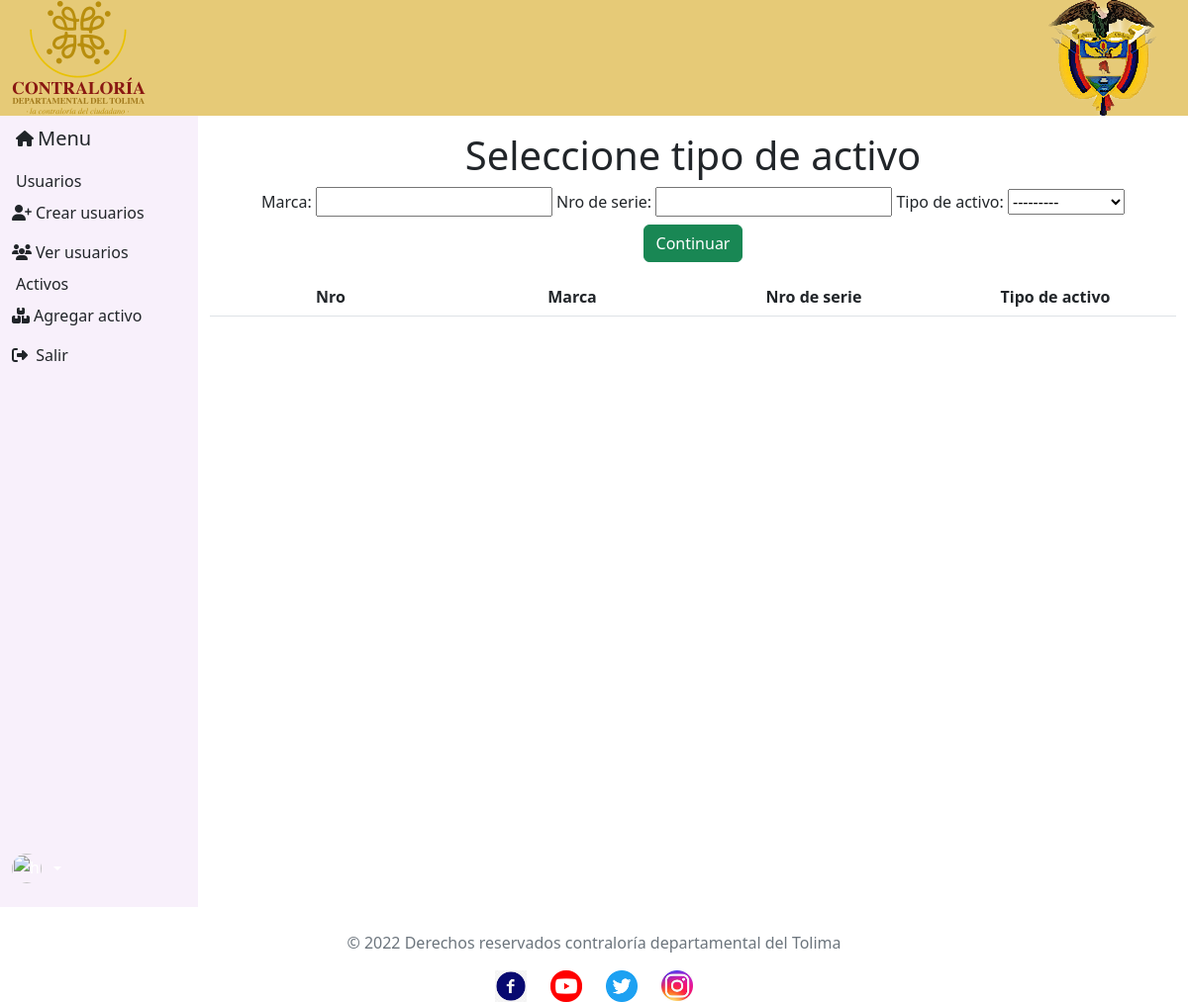
The page /activo/activo/ on the database as committed earlier.
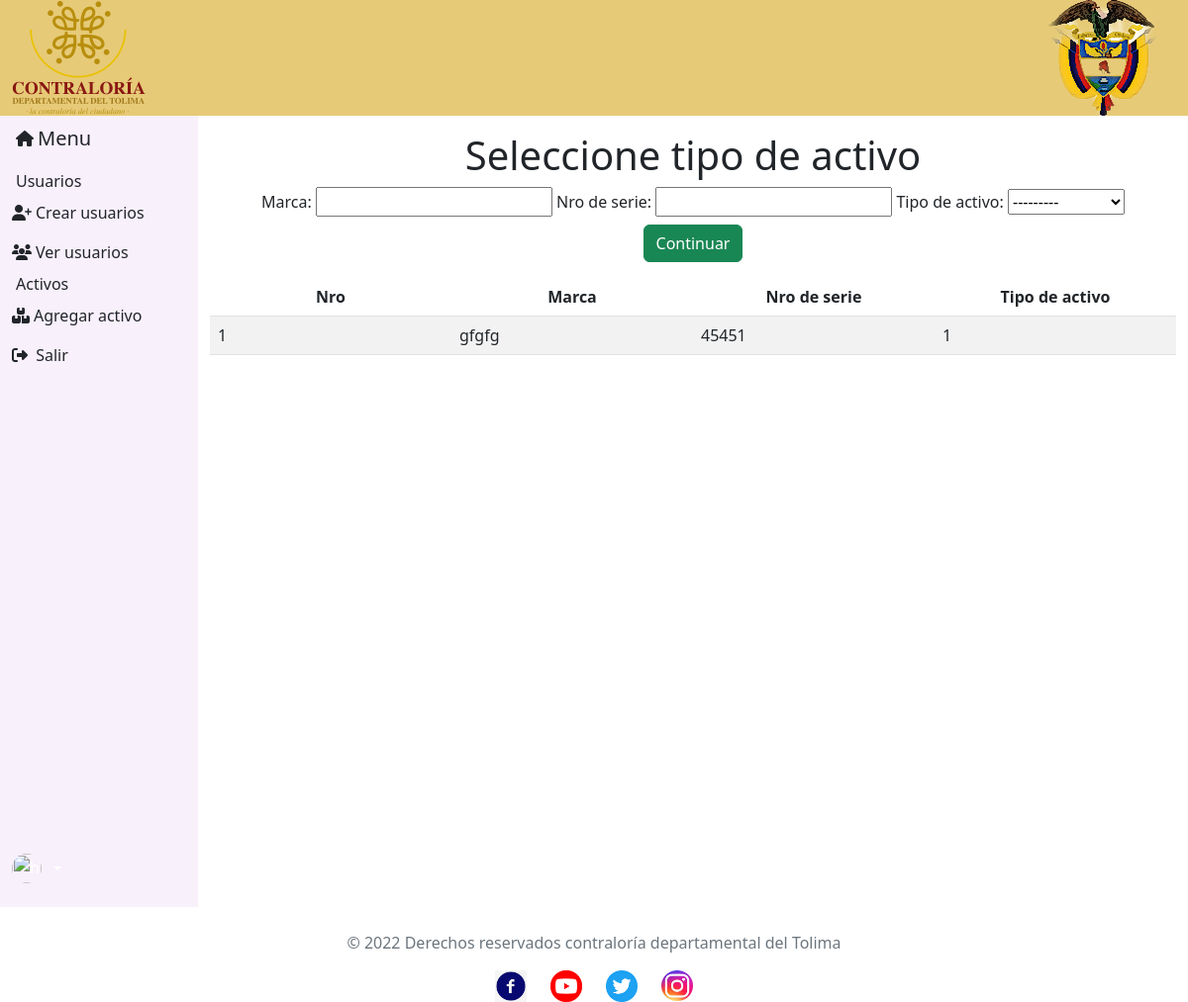
The same page on the database as committed later.
### activo/models.py (models this page shows)
class TipoActivo(models.Model):
    marca = models.CharField(max_length =50, null=False, blank=False, verbose_name= "marca")
    serie = models.CharField(max_length=30, null=False, blank=False, unique=True,verbose_name= "Nro de serie")
    class Activo(models.TextChoices):
        computador = '0', _('Computador')
        impresora = '1', _('Impresora')
    tipo_activo= models.CharField(max_length=1, choices=Activo.choices, verbose_name="Tipo de activo")

### activo/views.py (the view)
# urls.py: path('activo/', registrar_activo, name='activo'),
def registrar_activo(request):
    titulo="Registrar activo"
    form= TipoActivoForm()
    activos= TipoActivo.objects.all
    context={
        'titulo':titulo,
        'form': form,
        'activos':activos,
    }
    if request.method == 'POST':
        form = TipoActivoForm(request.POST)
        activo = form.save(commit=False)
        activo.save()
        return render(request, 'activo/activo.html',context)
    else:
        return render(request, 'activo/activo.html',context)

### activo/forms.py
class TipoActivoForm(forms.ModelForm):
    class Meta:
        model = TipoActivo
        fields = '__all__'

### core/templates/activo/activo.html (shortened to what this page needs)
{% extends 'partials/body.html' %}
{% block content %}
<link rel="stylesheet" href="https://cdn.datatables.net/responsive/2.4.1/css/responsive.bootstrap5.min.css">
<link rel="stylesheet" href="https://cdn.datatables.net/1.13.4/css/dataTables.bootstrap5.min.css">
<link rel="stylesheet" href="https://cdnjs.cloudflare.com/ajax/libs/twitter-bootstrap/5.2.0/css/bootstrap.min.css">
    {% load crispy_forms_tags %}
<div class="container">
  <div class="row">
    <div class="col-md-12">
      <h1>Seleccione tipo de activo</h1>
        <form  method="POST">
          {{form}}
          <button class="btn btn-success mt-2">Continuar</button>
        </form>
    </div>
  </div>
</div>
<table id="activos" class="table table-striped" style="width:100%">
  <thead>
      <div class="row">
        <tr>
          <th class="col-sm-3 col-3 mt-2 d-flex-inline text-center" scope=col>Nro</th>
          <th class="col-sm-3 col-3 mt-2 d-flex-inline text-center" scope="col"> Marca</th>
          <th class="col-sm-3 col-3 mt-2 d-flex-inline text-center" scope="col">Nro de serie</th>
          <th class="col-sm-3 col-3 mt-2 d-flex-inline text-center" hscope="col">Tipo de activo</th>
        </tr>
      </div>
  </thead>
<tbody>
    {% for activo in activos %}
    <tr>
        <td>{{activo.id}}</td>
        <td >{{activo.marca}}</td>
        <td>{{activo.serie}}</td>
        <td>{{activo.tipo_activo}}</td>
    </tr>
    {% endfor %}
</tbody>
</table>
{% endblock content %}

Rows that differ between the two databases and show on the page:
added TipoActivo: id "1", marca "gfgfg", serie "45451", tipo_activo "1"
